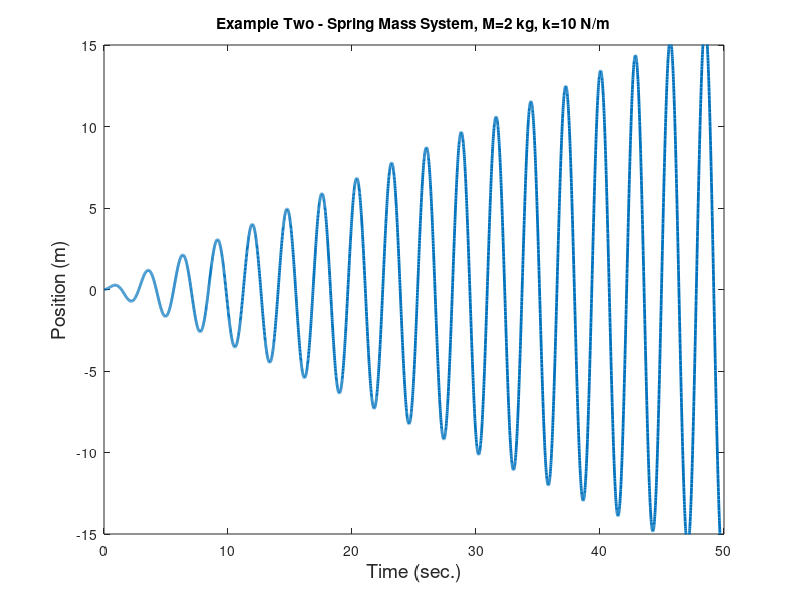
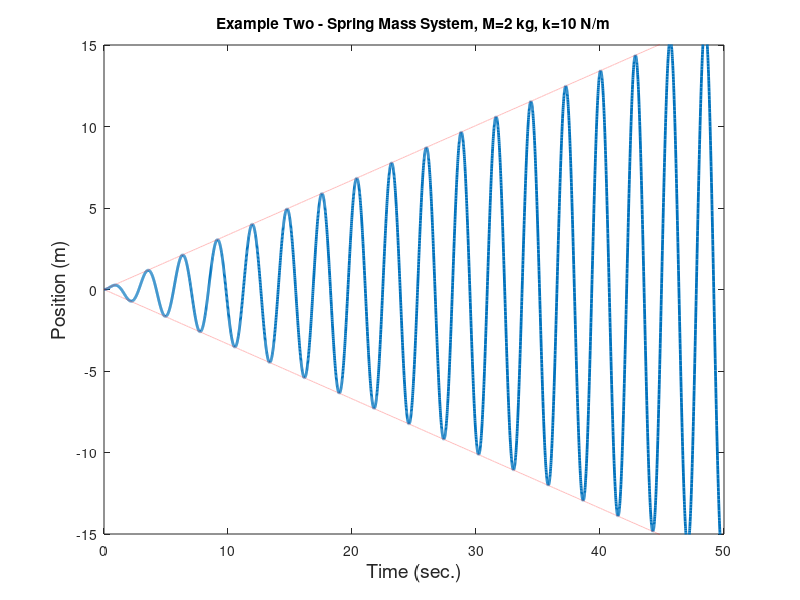

These charts were generated, in order, by the following MATLAB code:

clf
t = 0:0.01:50.0;
plot(t,3/4/sqrt(5)*t.*sin(sqrt(5)*t),'LineWidth',2.0)
title('Example Two - Spring Mass System, M=2 kg, k=10 N/m')
xlabel('Time (sec.)','FontSize',14,'fontweight','normal')
ylabel('Position (m)','FontSize',14,'fontweight','normal')
axis([0 50 -15 15])
print -dpng resonance.png

hold on
plot(t,3/4/sqrt(5)*t,':r')
plot(t,-3/4/sqrt(5)*t,':r')
print -dpng resonanceBounds.png
